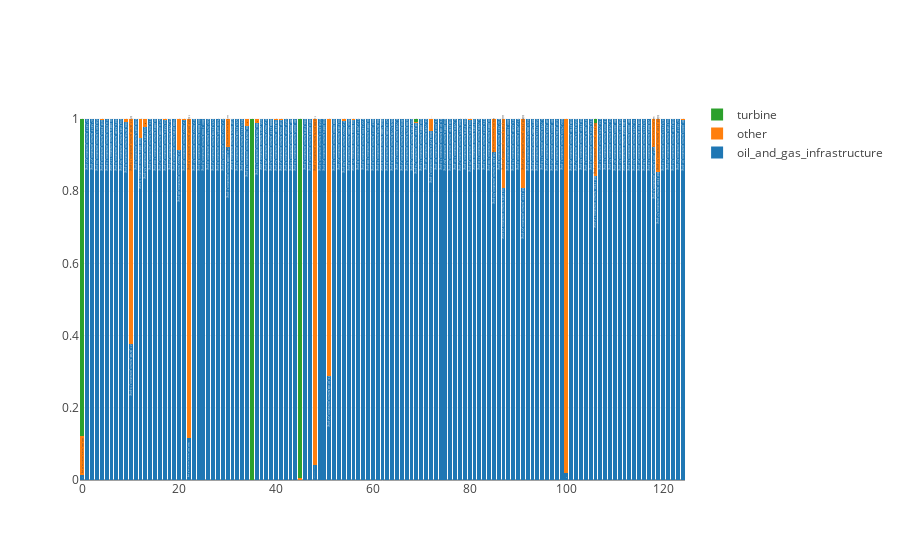

Notebook source saved alongside this figure:
### Markdown cell above
### Analysing Actual "oil_and_gas_infrastructure"

### Code cell
utils.kari_plot(preds[:125,], short_validation_filenames[:125])

### Figure 1 — Plotly figure (JSON) as saved in the notebook; plotly's stock layout.template omitted (floating-point values rounded to 4 significant figures)
{"data": [{"name": "oil_and_gas_infrastructure", "text": ["5B30_0BEA_terrain_correction_46.png", "AF47_5E1F_terrain_correction_22.png", "AF47_5E1F_terrain_correction_27.png", "B358_C813_terrain_correction_34.png", "1BA3E_E066_terrain_correction_0.png", "A21A_C336_terrain_correction_14.png", "B30_0BEA_terrain_correction_117.png", "198FC_66D1_terrain_correction_3.png", "AA34_F4E6_terrain_correction_32.png", "1B98C_B758_terrain_correction_9.png", "8511_D7DE_terrain_correction_13.png", "17698_A4E5_terrain_correction_3.png", "15B30_0BEA_terrain_correction_3.png", "AA34_F4E6_terrain_correction_65.png", "09FFC_9479_terrain_correction_3.png", "B30_0BEA_terrain_correction_144.png", "0A21A_44DB_terrain_correction_7.png", "BD64_55E0_terrain_correction_23.png", "916C_72E0_terrain_correction_29.png", "079DD_0FD3_terrain_correction_0.png", "9B12_9A22_terrain_correction_48.png", "9B12_9A22_terrain_correction_49.png", "1845F_9641_terrain_correction_8.png", "9B12_9A22_terrain_correction_51.png", "9304_B08A_terrain_correction_83.png", "06B01_10A0_terrain_correction_9.png", "08597_3719_terrain_correction_4.png", "192C6_EC9D_terrain_correction_2.png", "17698_A4E5_terrain_correction_9.png", "9B12_9A22_terrain_correction_54.png", "0A21A_44DB_terrain_correction_1.png", "06C4F_9426_terrain_correction_0.png", "192C6_EC9D_terrain_correction_3.png", "196C3_FCC3_terrain_correction_3.png", "B98C_382D_terrain_correction_10.png", "45E3_97D0_terrain_correction_13.png", "B98C_382D_terrain_correction_13.png", "16935_2A15_terrain_correction_2.png", "9B12_9A22_terrain_correction_28.png", "14BBB_C1EF_terrain_correction_5.png", "B43B_EFB1_terrain_correction_52.png", "06C4F_9426_terrain_correction_2.png", "1845F_9641_terrain_correction_5.png", "75B1_00A5_terrain_correction_19.png", "75B1_00A5_terrain_correction_10.png", "8D8E_FE01_terrain_correction_61.png", "1B98C_F4FB_terrain_correction_6.png", "18BE4_D8EB_terrain_correction_4.png", "14CBB_8378_terrain_correction_1.png", "1B358_C813_terrain_correction_3.png", "5B30_0BEA_terrain_correction_24.png", "9FFC_014D_terrain_correction_22.png", "79DD_9BA9_terrain_correction_18.png", "AA34_F4E6_terrain_correction_27.png", "9B12_9A22_terrain_correction_50.png", "08B46_5DB6_terrain_correction_4.png", "9304_B08A_terrain_correction_71.png", "19F12_281E_terrain_correction_8.png", "09F22_1E09_terrain_correction_4.png", "B30_0BEA_terrain_correction_108.png", "1BBCF_391C_terrain_correction_0.png", "B98C_B758_terrain_correction_10.png", "08B46_5DB6_terrain_correction_0.png", "0A21A_06D8_terrain_correction_8.png", "1BD2B_572B_terrain_correction_8.png", "16C_72E0_terrain_correction_121.png", "15B30_8A24_terrain_correction_2.png", "14CBB_8378_terrain_correction_5.png", "AA34_F4E6_terrain_correction_70.png", "8D8E_FE01_terrain_correction_74.png", "5B30_0BEA_terrain_correction_16.png", "916C_72E0_terrain_correction_41.png", "18D4A_E2F4_terrain_correction_1.png", "9FFC_691C_terrain_correction_31.png", "9FFC_014D_terrain_correction_19.png", "5B30_0BEA_terrain_correction_82.png", "B43B_EFB1_terrain_correction_39.png", "16C_72E0_terrain_correction_131.png", "07DA6_32F5_terrain_correction_7.png", "1B98C_F4FB_terrain_correction_9.png", "AA34_F4E6_terrain_correction_28.png", "AA34_F4E6_terrain_correction_44.png", "16C_72E0_terrain_correction_110.png", "09FFC_691C_terrain_correction_3.png", "B30_0BEA_terrain_correction_130.png", "B358_C813_terrain_correction_53.png", "0AF47_5E1F_terrain_correction_8.png", "AA34_F4E6_terrain_correction_24.png", "06B01_10A0_terrain_correction_0.png", "98FC_66D1_terrain_correction_18.png", "19F12_281E_terrain_correction_4.png", "8D8E_FE01_terrain_correction_22.png", "196C3_DD29_terrain_correction_9.png", "168F3_5DB2_terrain_correction_4.png", "08503_FCCA_terrain_correction_4.png", "16C_72E0_terrain_correction_118.png", "95DF_6E58_terrain_correction_22.png", "B8B1_0893_terrain_correction_26.png", "06C4F_0FD4_terrain_correction_1.png", "1C802_7533_terrain_correction_1.png", "18511_D7DE_terrain_correction_3.png", "B43B_EFB1_terrain_correction_28.png", "1B358_C813_terrain_correction_7.png", "8D8E_FE01_terrain_correction_69.png", "05F05_AD7E_terrain_correction_1.png", "09FFC_691C_terrain_correction_4.png", "8D8E_FE01_terrain_correction_12.png", "1916C_72E0_terrain_correction_1.png", "451E_9935_terrain_correction_13.png", "916C_72E0_terrain_correction_55.png", "B8B1_0893_terrain_correction_47.png", "B358_C813_terrain_correction_51.png", "051D4_B05E_terrain_correction_5.png", "B8B1_0893_terrain_correction_16.png", "916C_72E0_terrain_correction_63.png", "684D_F01D_terrain_correction_21.png", "96C3_FCC3_terrain_correction_18.png", "9120_BAEA_terrain_correction_14.png", "1BBCF_391C_terrain_correction_6.png", "8D8E_FE01_terrain_correction_57.png", "96C3_FCC3_terrain_correction_14.png", "AA34_F4E6_terrain_correction_29.png", "B43B_EFB1_terrain_correction_56.png", "AF47_5E1F_terrain_correction_67.png", "B8B1_0893_terrain_correction_31.png"], "type": "bar", "x": [0, 1, 2, 3, 4, 5, 6, 7, 8, 9, 10, 11, 12, 13, 14, 15, 16, 17, 18, 19, 20, 21, 22, 23, 24, 25, 26, 27, 28, 29, 30, 31, 32, 33, 34, 35, 36, 37, 38, 39, 40, 41, 42, 43, 44, 45, 46, 47, 48, 49, 50, 51, 52, 53, 54, 55, 56, 57, 58, 59, 60, 61, 62, 63, 64, 65, 66, 67, 68, 69, 70, 71, 72, 73, 74, 75, 76, 77, 78, 79, 80, 81, 82, 83, 84, 85, 86, 87, 88, 89, 90, 91, 92, 93, 94, 95, 96, 97, 98, 99, 100, 101, 102, 103, 104, 105, 106, 107, 108, 109, 110, 111, 112, 113, 114, 115, 116, 117, 118, 119, 120, 121, 122, 123, 124], "y": [0.01506, 1.0, 1.0, 1, 0.9975, 1.0, 1, 1.0, 0.9993, 0.9928, 0.3774, 1.0, 0.9483, 0.977, 1, 1.0, 1.0, 0.9985, 1.0, 1, 0.913, 0.9979, 0.1158, 1.0, 1, 1.0, 1, 1.0, 0.9998, 1.0, 0.9236, 1.0, 1.0, 1, 0.9817, 0.0003525, 0.988, 1.0, 1, 1.0, 0.9979, 0.9985, 0.9992, 0.9996, 1, 8.024e-07, 1.0, 1.0, 0.04077, 1, 1, 0.2891, 1, 1, 0.9934, 1, 0.9978, 0.9998, 1, 1.0, 1, 1.0, 1, 1, 1, 1.0, 1.0, 1, 0.9998, 0.9902, 0.9995, 1.0, 0.9664, 1, 1.0, 0.9998, 1.0, 1.0, 0.9996, 1.0, 0.9963, 1.0, 1, 1, 0.9998, 0.9083, 1.0, 0.8088, 1.0, 0.9998, 0.9999, 0.8097, 1, 1.0, 0.9999, 1.0, 0.9998, 1.0, 0.9994, 1, 0.01871, 1.0, 1.0, 1, 1.0, 1, 0.8411, 1, 1, 1.0, 1.0, 1.0, 1.0, 1.0, 0.9997, 1.0, 1.0, 1, 0.9214, 0.8525, 0.9999, 1, 1.0, 1.0, 0.9975]}, {"name": "other", "text": ["5B30_0BEA_terrain_correction_46.png", "AF47_5E1F_terrain_correction_22.png", "AF47_5E1F_terrain_correction_27.png", "B358_C813_terrain_correction_34.png", "1BA3E_E066_terrain_correction_0.png", "A21A_C336_terrain_correction_14.png", "B30_0BEA_terrain_correction_117.png", "198FC_66D1_terrain_correction_3.png", "AA34_F4E6_terrain_correction_32.png", "1B98C_B758_terrain_correction_9.png", "8511_D7DE_terrain_correction_13.png", "17698_A4E5_terrain_correction_3.png", "15B30_0BEA_terrain_correction_3.png", "AA34_F4E6_terrain_correction_65.png", "09FFC_9479_terrain_correction_3.png", "B30_0BEA_terrain_correction_144.png", "0A21A_44DB_terrain_correction_7.png", "BD64_55E0_terrain_correction_23.png", "916C_72E0_terrain_correction_29.png", "079DD_0FD3_terrain_correction_0.png", "9B12_9A22_terrain_correction_48.png", "9B12_9A22_terrain_correction_49.png", "1845F_9641_terrain_correction_8.png", "9B12_9A22_terrain_correction_51.png", "9304_B08A_terrain_correction_83.png", "06B01_10A0_terrain_correction_9.png", "08597_3719_terrain_correction_4.png", "192C6_EC9D_terrain_correction_2.png", "17698_A4E5_terrain_correction_9.png", "9B12_9A22_terrain_correction_54.png", "0A21A_44DB_terrain_correction_1.png", "06C4F_9426_terrain_correction_0.png", "192C6_EC9D_terrain_correction_3.png", "196C3_FCC3_terrain_correction_3.png", "B98C_382D_terrain_correction_10.png", "45E3_97D0_terrain_correction_13.png", "B98C_382D_terrain_correction_13.png", "16935_2A15_terrain_correction_2.png", "9B12_9A22_terrain_correction_28.png", "14BBB_C1EF_terrain_correction_5.png", "B43B_EFB1_terrain_correction_52.png", "06C4F_9426_terrain_correction_2.png", "1845F_9641_terrain_correction_5.png", "75B1_00A5_terrain_correction_19.png", "75B1_00A5_terrain_correction_10.png", "8D8E_FE01_terrain_correction_61.png", "1B98C_F4FB_terrain_correction_6.png", "18BE4_D8EB_terrain_correction_4.png", "14CBB_8378_terrain_correction_1.png", "1B358_C813_terrain_correction_3.png", "5B30_0BEA_terrain_correction_24.png", "9FFC_014D_terrain_correction_22.png", "79DD_9BA9_terrain_correction_18.png", "AA34_F4E6_terrain_correction_27.png", "9B12_9A22_terrain_correction_50.png", "08B46_5DB6_terrain_correction_4.png", "9304_B08A_terrain_correction_71.png", "19F12_281E_terrain_correction_8.png", "09F22_1E09_terrain_correction_4.png", "B30_0BEA_terrain_correction_108.png", "1BBCF_391C_terrain_correction_0.png", "B98C_B758_terrain_correction_10.png", "08B46_5DB6_terrain_correction_0.png", "0A21A_06D8_terrain_correction_8.png", "1BD2B_572B_terrain_correction_8.png", "16C_72E0_terrain_correction_121.png", "15B30_8A24_terrain_correction_2.png", "14CBB_8378_terrain_correction_5.png", "AA34_F4E6_terrain_correction_70.png", "8D8E_FE01_terrain_correction_74.png", "5B30_0BEA_terrain_correction_16.png", "916C_72E0_terrain_correction_41.png", "18D4A_E2F4_terrain_correction_1.png", "9FFC_691C_terrain_correction_31.png", "9FFC_014D_terrain_correction_19.png", "5B30_0BEA_terrain_correction_82.png", "B43B_EFB1_terrain_correction_39.png", "16C_72E0_terrain_correction_131.png", "07DA6_32F5_terrain_correction_7.png", "1B98C_F4FB_terrain_correction_9.png", "AA34_F4E6_terrain_correction_28.png", "AA34_F4E6_terrain_correction_44.png", "16C_72E0_terrain_correction_110.png", "09FFC_691C_terrain_correction_3.png", "B30_0BEA_terrain_correction_130.png", "B358_C813_terrain_correction_53.png", "0AF47_5E1F_terrain_correction_8.png", "AA34_F4E6_terrain_correction_24.png", "06B01_10A0_terrain_correction_0.png", "98FC_66D1_terrain_correction_18.png", "19F12_281E_terrain_correction_4.png", "8D8E_FE01_terrain_correction_22.png", "196C3_DD29_terrain_correction_9.png", "168F3_5DB2_terrain_correction_4.png", "08503_FCCA_terrain_correction_4.png", "16C_72E0_terrain_correction_118.png", "95DF_6E58_terrain_correction_22.png", "B8B1_0893_terrain_correction_26.png", "06C4F_0FD4_terrain_correction_1.png", "1C802_7533_terrain_correction_1.png", "18511_D7DE_terrain_correction_3.png", "B43B_EFB1_terrain_correction_28.png", "1B358_C813_terrain_correction_7.png", "8D8E_FE01_terrain_correction_69.png", "05F05_AD7E_terrain_correction_1.png", "09FFC_691C_terrain_correction_4.png", "8D8E_FE01_terrain_correction_12.png", "1916C_72E0_terrain_correction_1.png", "451E_9935_terrain_correction_13.png", "916C_72E0_terrain_correction_55.png", "B8B1_0893_terrain_correction_47.png", "B358_C813_terrain_correction_51.png", "051D4_B05E_terrain_correction_5.png", "B8B1_0893_terrain_correction_16.png", "916C_72E0_terrain_correction_63.png", "684D_F01D_terrain_correction_21.png", "96C3_FCC3_terrain_correction_18.png", "9120_BAEA_terrain_correction_14.png", "1BBCF_391C_terrain_correction_6.png", "8D8E_FE01_terrain_correction_57.png", "96C3_FCC3_terrain_correction_14.png", "AA34_F4E6_terrain_correction_29.png", "B43B_EFB1_terrain_correction_56.png", "AF47_5E1F_terrain_correction_67.png", "B8B1_0893_terrain_correction_31.png"], "type": "bar", "x": [0, 1, 2, 3, 4, 5, 6, 7, 8, 9, 10, 11, 12, 13, 14, 15, 16, 17, 18, 19, 20, 21, 22, 23, 24, 25, 26, 27, 28, 29, 30, 31, 32, 33, 34, 35, 36, 37, 38, 39, 40, 41, 42, 43, 44, 45, 46, 47, 48, 49, 50, 51, 52, 53, 54, 55, 56, 57, 58, 59, 60, 61, 62, 63, 64, 65, 66, 67, 68, 69, 70, 71, 72, 73, 74, 75, 76, 77, 78, 79, 80, 81, 82, 83, 84, 85, 86, 87, 88, 89, 90, 91, 92, 93, 94, 95, 96, 97, 98, 99, 100, 101, 102, 103, 104, 105, 106, 107, 108, 109, 110, 111, 112, 113, 114, 115, 116, 117, 118, 119, 120, 121, 122, 123, 124], "y": [0.1071, 7.613e-06, 2.229e-06, 1.585e-08, 0.002544, 1.496e-05, 3.623e-08, 2.354e-06, 0.0006955, 0.007198, 0.6226, 4.425e-05, 0.05172, 0.02303, 3.472e-14, 4.917e-07, 5.787e-07, 0.001508, 2.427e-05, 4.06e-09, 0.08702, 0.00213, 0.8842, 3.603e-05, 1.945e-08, 8.996e-08, 2.867e-08, 1.107e-05, 1.088e-07, 3.293e-05, 0.07638, 3.892e-07, 8.113e-06, 1.19e-13, 0.0183, 3.981e-05, 0.01198, 2.217e-06, 7.409e-09, 2.904e-07, 0.002122, 0.001531, 0.000768, 0.0003959, 2.197e-11, 0.004919, 7.051e-06, 1.739e-06, 0.9592, 2.192e-09, 1.508e-08, 0.7109, 3.436e-10, 2.02e-08, 0.006629, 3.503e-09, 0.002183, 0.0001624, 1.131e-10, 6.079e-07, 3.823e-11, 4.011e-06, 1.988e-10, 2.644e-11, 3.295e-12, 4.143e-07, 3.843e-07, 3.04e-12, 0.0001623, 0.00093, 0.000541, 3.001e-06, 0.03359, 2.803e-08, 5.849e-07, 0.0001591, 9.232e-08, 2.171e-06, 0.0002573, 2.939e-05, 0.003691, 3.49e-06, 6.128e-09, 4.204e-14, 0.0001971, 0.09166, 2.09e-06, 0.1911, 2.891e-06, 0.0002262, 8.35e-05, 0.1903, 5.033e-08, 1.761e-08, 0.0001355, 6.163e-07, 0.0002215, 1.239e-07, 0.0006424, 9.741e-12, 0.9813, 9.08e-06, 5.916e-06, 4.954e-08, 1.485e-05, 9.296e-11, 0.1479, 9.134e-12, 6.7e-09, 4.143e-06, 1.084e-06, 2.671e-05, 6.286e-06, 2.011e-07, 0.0002781, 2.477e-07, 2.392e-07, 3.721e-09, 0.07858, 0.1475, 5.89e-05, 2.958e-08, 2.172e-07, 4.572e-07, 0.002465]}, {"name": "turbine", "text": ["5B30_0BEA_terrain_correction_46.png", "AF47_5E1F_terrain_correction_22.png", "AF47_5E1F_terrain_correction_27.png", "B358_C813_terrain_correction_34.png", "1BA3E_E066_terrain_correction_0.png", "A21A_C336_terrain_correction_14.png", "B30_0BEA_terrain_correction_117.png", "198FC_66D1_terrain_correction_3.png", "AA34_F4E6_terrain_correction_32.png", "1B98C_B758_terrain_correction_9.png", "8511_D7DE_terrain_correction_13.png", "17698_A4E5_terrain_correction_3.png", "15B30_0BEA_terrain_correction_3.png", "AA34_F4E6_terrain_correction_65.png", "09FFC_9479_terrain_correction_3.png", "B30_0BEA_terrain_correction_144.png", "0A21A_44DB_terrain_correction_7.png", "BD64_55E0_terrain_correction_23.png", "916C_72E0_terrain_correction_29.png", "079DD_0FD3_terrain_correction_0.png", "9B12_9A22_terrain_correction_48.png", "9B12_9A22_terrain_correction_49.png", "1845F_9641_terrain_correction_8.png", "9B12_9A22_terrain_correction_51.png", "9304_B08A_terrain_correction_83.png", "06B01_10A0_terrain_correction_9.png", "08597_3719_terrain_correction_4.png", "192C6_EC9D_terrain_correction_2.png", "17698_A4E5_terrain_correction_9.png", "9B12_9A22_terrain_correction_54.png", "0A21A_44DB_terrain_correction_1.png", "06C4F_9426_terrain_correction_0.png", "192C6_EC9D_terrain_correction_3.png", "196C3_FCC3_terrain_correction_3.png", "B98C_382D_terrain_correction_10.png", "45E3_97D0_terrain_correction_13.png", "B98C_382D_terrain_correction_13.png", "16935_2A15_terrain_correction_2.png", "9B12_9A22_terrain_correction_28.png", "14BBB_C1EF_terrain_correction_5.png", "B43B_EFB1_terrain_correction_52.png", "06C4F_9426_terrain_correction_2.png", "1845F_9641_terrain_correction_5.png", "75B1_00A5_terrain_correction_19.png", "75B1_00A5_terrain_correction_10.png", "8D8E_FE01_terrain_correction_61.png", "1B98C_F4FB_terrain_correction_6.png", "18BE4_D8EB_terrain_correction_4.png", "14CBB_8378_terrain_correction_1.png", "1B358_C813_terrain_correction_3.png", "5B30_0BEA_terrain_correction_24.png", "9FFC_014D_terrain_correction_22.png", "79DD_9BA9_terrain_correction_18.png", "AA34_F4E6_terrain_correction_27.png", "9B12_9A22_terrain_correction_50.png", "08B46_5DB6_terrain_correction_4.png", "9304_B08A_terrain_correction_71.png", "19F12_281E_terrain_correction_8.png", "09F22_1E09_terrain_correction_4.png", "B30_0BEA_terrain_correction_108.png", "1BBCF_391C_terrain_correction_0.png", "B98C_B758_terrain_correction_10.png", "08B46_5DB6_terrain_correction_0.png", "0A21A_06D8_terrain_correction_8.png", "1BD2B_572B_terrain_correction_8.png", "16C_72E0_terrain_correction_121.png", "15B30_8A24_terrain_correction_2.png", "14CBB_8378_terrain_correction_5.png", "AA34_F4E6_terrain_correction_70.png", "8D8E_FE01_terrain_correction_74.png", "5B30_0BEA_terrain_correction_16.png", "916C_72E0_terrain_correction_41.png", "18D4A_E2F4_terrain_correction_1.png", "9FFC_691C_terrain_correction_31.png", "9FFC_014D_terrain_correction_19.png", "5B30_0BEA_terrain_correction_82.png", "B43B_EFB1_terrain_correction_39.png", "16C_72E0_terrain_correction_131.png", "07DA6_32F5_terrain_correction_7.png", "1B98C_F4FB_terrain_correction_9.png", "AA34_F4E6_terrain_correction_28.png", "AA34_F4E6_terrain_correction_44.png", "16C_72E0_terrain_correction_110.png", "09FFC_691C_terrain_correction_3.png", "B30_0BEA_terrain_correction_130.png", "B358_C813_terrain_correction_53.png", "0AF47_5E1F_terrain_correction_8.png", "AA34_F4E6_terrain_correction_24.png", "06B01_10A0_terrain_correction_0.png", "98FC_66D1_terrain_correction_18.png", "19F12_281E_terrain_correction_4.png", "8D8E_FE01_terrain_correction_22.png", "196C3_DD29_terrain_correction_9.png", "168F3_5DB2_terrain_correction_4.png", "08503_FCCA_terrain_correction_4.png", "16C_72E0_terrain_correction_118.png", "95DF_6E58_terrain_correction_22.png", "B8B1_0893_terrain_correction_26.png", "06C4F_0FD4_terrain_correction_1.png", "1C802_7533_terrain_correction_1.png", "18511_D7DE_terrain_correction_3.png", "B43B_EFB1_terrain_correction_28.png", "1B358_C813_terrain_correction_7.png", "8D8E_FE01_terrain_correction_69.png", "05F05_AD7E_terrain_correction_1.png", "09FFC_691C_terrain_correction_4.png", "8D8E_FE01_terrain_correction_12.png", "1916C_72E0_terrain_correction_1.png", "451E_9935_terrain_correction_13.png", "916C_72E0_terrain_correction_55.png", "B8B1_0893_terrain_correction_47.png", "B358_C813_terrain_correction_51.png", "051D4_B05E_terrain_correction_5.png", "B8B1_0893_terrain_correction_16.png", "916C_72E0_terrain_correction_63.png", "684D_F01D_terrain_correction_21.png", "96C3_FCC3_terrain_correction_18.png", "9120_BAEA_terrain_correction_14.png", "1BBCF_391C_terrain_correction_6.png", "8D8E_FE01_terrain_correction_57.png", "96C3_FCC3_terrain_correction_14.png", "AA34_F4E6_terrain_correction_29.png", "B43B_EFB1_terrain_correction_56.png", "AF47_5E1F_terrain_correction_67.png", "B8B1_0893_terrain_correction_31.png"], "type": "bar", "x": [0, 1, 2, 3, 4, 5, 6, 7, 8, 9, 10, 11, 12, 13, 14, 15, 16, 17, 18, 19, 20, 21, 22, 23, 24, 25, 26, 27, 28, 29, 30, 31, 32, 33, 34, 35, 36, 37, 38, 39, 40, 41, 42, 43, 44, 45, 46, 47, 48, 49, 50, 51, 52, 53, 54, 55, 56, 57, 58, 59, 60, 61, 62, 63, 64, 65, 66, 67, 68, 69, 70, 71, 72, 73, 74, 75, 76, 77, 78, 79, 80, 81, 82, 83, 84, 85, 86, 87, 88, 89, 90, 91, 92, 93, 94, 95, 96, 97, 98, 99, 100, 101, 102, 103, 104, 105, 106, 107, 108, 109, 110, 111, 112, 113, 114, 115, 116, 117, 118, 119, 120, 121, 122, 123, 124], "y": [0.8779, 5.606e-11, 3.308e-14, 2.548e-14, 4.787e-09, 1.397e-06, 2.832e-08, 9.581e-14, 3.004e-12, 3.956e-13, 4.975e-06, 5.478e-13, 9.363e-20, 3.575e-08, 3.117e-12, 1.123e-10, 4.083e-08, 2.724e-06, 5.709e-07, 4.952e-11, 4.967e-17, 1.872e-15, 2.496e-13, 7.234e-11, 2.398e-14, 1.475e-07, 4.16e-08, 1.588e-10, 0.0001925, 2.495e-17, 9.658e-12, 1.644e-15, 9.971e-13, 4.591e-19, 1.058e-12, 0.9996, 5.274e-11, 7.703e-11, 2.198e-15, 4.337e-10, 6.356e-21, 7.369e-09, 9.808e-19, 1.869e-10, 2.768e-15, 0.9951, 7.052e-08, 5.707e-19, 4.55e-07, 3.08e-16, 1.172e-21, 2.897e-19, 2.87e-12, 5.585e-14, 5.874e-16, 1.064e-13, 1.779e-09, 8.641e-27, 6.594e-17, 1.042e-12, 1.615e-15, 2.532e-17, 3.853e-13, 1.023e-18, 3.262e-10, 9.96e-19, 7.238e-18, 6.791e-13, 9.273e-13, 0.008906, 7.389e-10, 9.965e-11, 1.168e-12, 9.294e-15, 1.838e-20, 2.405e-10, 7.97e-10, 1.001e-13, 0.0001472, 4.426e-20, 9.651e-16, 2.573e-14, 3.225e-15, 4.244e-20, 9.747e-13, 2.44e-14, 6.459e-12, 1.517e-06, 4.028e-10, 9.014e-14, 2.797e-17, 2.068e-05, 2.001e-08, 9.318e-07, 1.487e-06, 5.399e-08, 3.574e-13, 1.658e-19, 8.819e-14, 5.098e-10, 5.355e-19, 1.164e-14, 2.25e-15, 7.687e-13, 5.662e-07, 2.73e-13, 0.01097, 1.163e-22, 2.609e-13, 4.469e-10, 1.097e-11, 2.675e-11, 5.234e-12, 3.623e-16, 4.723e-11, 3.545e-18, 7.216e-12, 9.909e-19, 2.926e-09, 2.987e-07, 2.339e-15, 7.714e-15, 1.109e-08, 9.536e-15, 2.617e-12]}], "layout": {"barmode": "stack"}}
